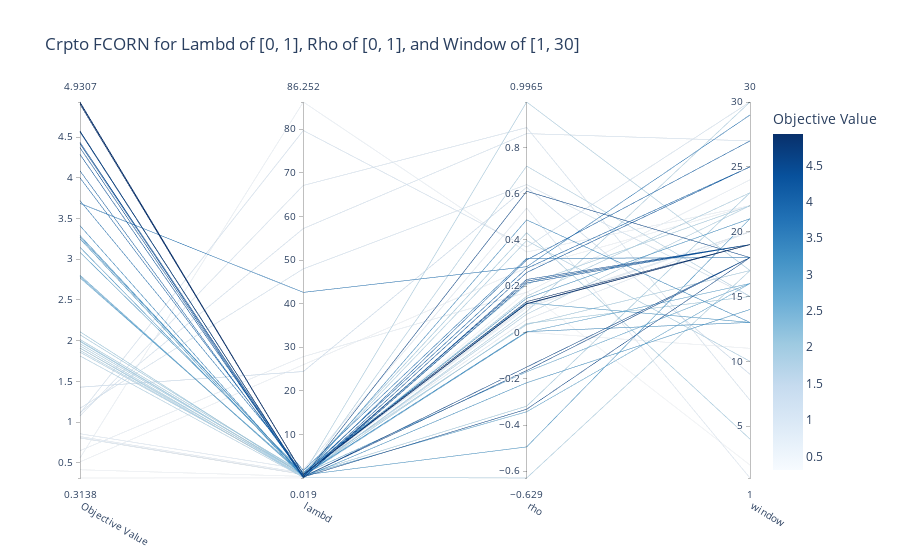

This figure's notebook cell:
### Code cell
fig = optuna.visualization.plot_parallel_coordinate(study)
fig.update_layout(title_text="Crpto FCORN for Lambd of [0, 1], Rho of [0, 1], and Window of [1, 30]", yaxis_title_text="Relative Returns")
display(fig)
